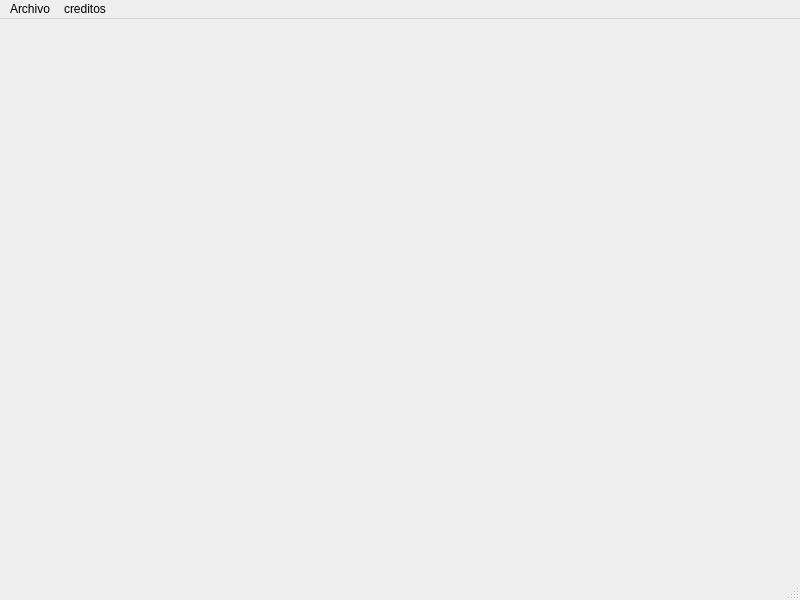
<?xml version="1.0" encoding="UTF-8"?>
<ui version="4.0">
 <class>main</class>
 <widget class="QMainWindow" name="main">
  <property name="geometry">
   <rect>
    <x>0</x>
    <y>0</y>
    <width>800</width>
    <height>600</height>
   </rect>
  </property>
  <property name="windowTitle">
   <string>banco juancito-transferencias</string>
  </property>
  <widget class="QWidget" name="centralwidget"/>
  <widget class="QMenuBar" name="menubar">
   <property name="geometry">
    <rect>
     <x>0</x>
     <y>0</y>
     <width>800</width>
     <height>26</height>
    </rect>
   </property>
   <widget class="QMenu" name="menuArchivo">
    <property name="title">
     <string>Archivo</string>
    </property>
    <addaction name="btnRegistrar_transferencia"/>
    <addaction name="btnReportar_transferencia"/>
    <addaction name="btnHistorial_de_transferencia"/>
   </widget>
   <widget class="QMenu" name="menucreditos">
    <property name="title">
     <string>creditos</string>
    </property>
   </widget>
   <addaction name="menuArchivo"/>
   <addaction name="menucreditos"/>
  </widget>
  <widget class="QStatusBar" name="statusbar"/>
  <action name="btnRegistrar_transferencia">
   <property name="text">
    <string>Registrar transferencia</string>
   </property>
   <property name="shortcut">
    <string>Ctrl+R</string>
   </property>
  </action>
  <action name="btnReportar_transferencia">
   <property name="text">
    <string>Reportar transferencia</string>
   </property>
   <property name="shortcut">
    <string>Ctrl+T</string>
   </property>
  </action>
  <action name="btnHistorial_de_transferencia">
   <property name="text">
    <string>Historial de transferencia</string>
   </property>
   <property name="shortcut">
    <string>Ctrl+B</string>
   </property>
  </action>
 </widget>
 <resources/>
 <connections/>
</ui>
